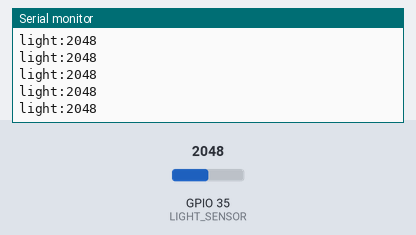
This sketch was run on a simulated ESP32. Parts: the last lines printed to the serial monitor. The test bench sets the inputs (shaded band); at power-on: GPIO 35 (LIGHT_SENSOR) = 2048.

Above: at 1.2 s.
1.3 s: GPIO 35 (LIGHT_SENSOR) set to 2866
At 1.31 s:
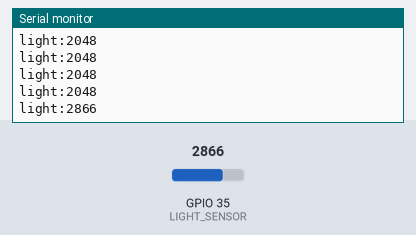
2.8 s: GPIO 35 (LIGHT_SENSOR) set to 3603
At 2.81 s:
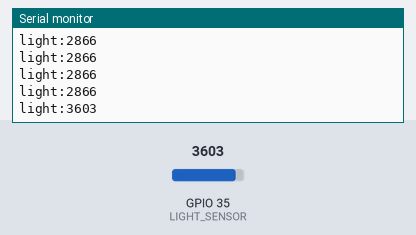
Timing chart, 0 to 5.8 s (numbered marks = the images above; inputs shaded):
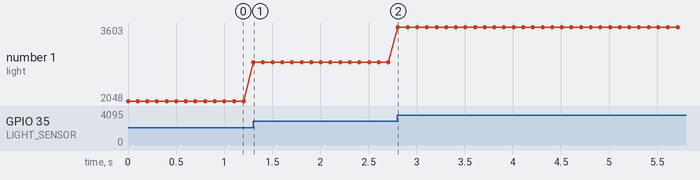

Measured:
- after the input at 1.3 s, the serial monitor: prints a new line at once (image 1)
- after the input at 2.8 s, the serial monitor: prints a new line at once (image 2)
- plotted number 1: 2048 → 2866 after the input at 1.3 s, 2866 → 3603 after the input at 2.8 s

The sketch:

A_Light.ino
```cpp
// Appendix A: test the photoresistor
// 3V3 -> photoresistor -> pin 35 -> 10k resistor -> GND.

const int LIGHT_SENSOR = 35;

void setup() {
  Serial.begin(115200);
}

void loop() {
  int light = analogRead(LIGHT_SENSOR);   // 0 (dark) to 4095 (bright)
  Serial.print("light:");
  Serial.println(light);
  delay(100);
}
```
